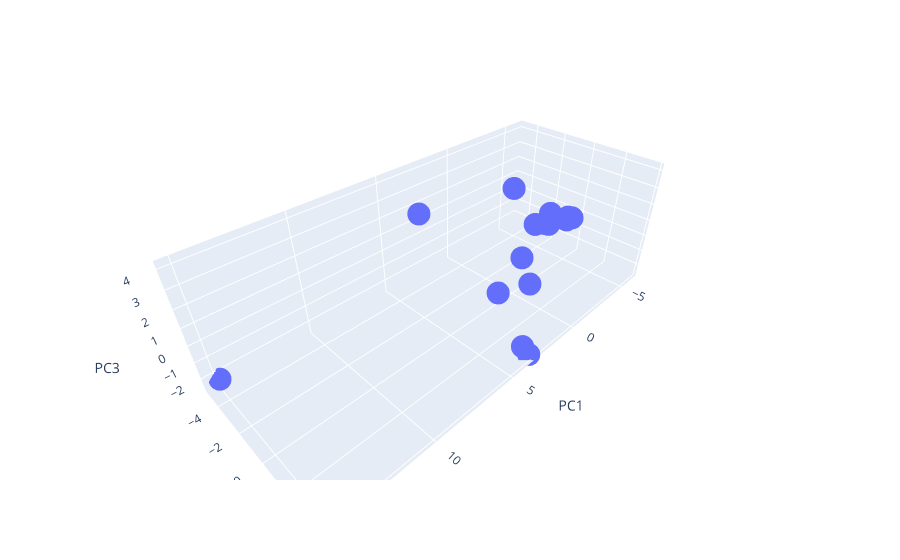

This figure's notebook cell:
### Code cell
fig2 = px.scatter_3d(principal_df, x = 'PC1', y = 'PC2', z = 'PC3', hover_name = 'Nazwa')
fig2.show()

### Figure 1 — Plotly figure (JSON) as saved in the notebook; plotly's stock layout.template omitted (floating-point values rounded to 4 significant figures)
{"data": [{"hovertemplate": "<b>%{hovertext}</b><br><br>PC1=%{x}<br>PC2=%{y}<br>PC3=%{z}<extra></extra>", "hovertext": ["Alior Bank", "Bank Millennium", "Bank Pekao", "Bank Pocztowy", "BNP Paribas", "BOŚ Bank", "Citi Handlowy", "Credit Agricole", "Eurobank", "Getin Noble Bank", "ING Bank Śląski", "mBank", "PKO BP", "Plus Bank", "Santander Bank Polska"], "legendgroup": "", "marker": {"color": "#636efa", "symbol": "circle"}, "mode": "markers", "name": "", "scene": "scene", "showlegend": false, "x": [0.07722, -0.1556, 5.807, -5.295, -0.3529, -5.629, -4.457, -3.446, -4.288, -4.829, 4.119, 3.433, 14.9, -5.944, 6.058], "y": [0.4785, 1.011, -1.202, -2.553, -0.7437, -0.439, 0.1598, -0.6703, -0.9075, -1.216, 3.868, 3.815, -4.982, -0.3514, 3.731], "z": [-0.08759, -1.685, 4.169, -1.467, 3.437, -0.2164, 0.291, 0.1313, -0.3742, 0.05045, -1.575, -2.608, -2.301, -0.362, 2.596], "type": "scatter3d"}], "layout": {"scene": {"domain": {"x": [0.0, 1.0], "y": [0.0, 1.0]}, "xaxis": {"title": {"text": "PC1"}}, "yaxis": {"title": {"text": "PC2"}}, "zaxis": {"title": {"text": "PC3"}}}, "legend": {"tracegroupgap": 0}, "margin": {"t": 60}}}
